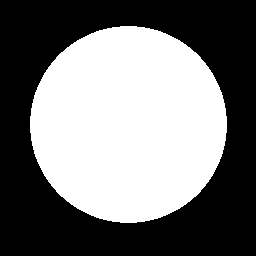
#> input picture disk.png, 256 x 256 px
$ jupyter execute --allow-errors matlab-to_python.ipynb   (older library calls are emulated)
#> lines starting #> are read from the running program, lines starting #| are printed output that depends on the picture; after the words box and inside, x2 and y2 are one past the last pixel; in counts of white or black regions, pixels touching at a corner belong together
[cell 1]
import cv2
import numpy as np
from matplotlib import pyplot as plt

##  Partie 1 : Echelle unique et inhibition

####  Calcul du Gradient avec un Noyau Gaussien

[cell 2]
import numpy as np
from scipy.ndimage import convolve

# [31 lines left out: functions scale_dependent_gradient, gaussian_derivative_kernels, not called in this run]

[cell 3]
def gradient_magnitude(gray_image, sigma=1.0):
    # Apply Gaussian smoothing
    blurred_image = cv2.GaussianBlur(gray_image, (0, 0), sigmaX=sigma)

    # Compute the x and y gradients using the Sobel operators
    gradient_x = cv2.Sobel(blurred_image, cv2.CV_64F, 1, 0, ksize=3)
    gradient_y = cv2.Sobel(blurred_image, cv2.CV_64F, 0, 1, ksize=3)

    # Compute the gradient magnitude
    gradient_magnitude = np.sqrt(gradient_x**2 + gradient_y**2)

    # Normalize to [0, 1]
    gradient_magnitude /= np.max(gradient_magnitude)

    return gradient_magnitude

## filtre de Gabor a combiner avec l'approche caany modifier avec inhibtion

[cell 4]
def create_gaborfilter():
    # This function is designed to produce a set of GaborFilters
    # an even distribution of theta values equally distributed amongst pi rad / 180 degree

    filters = []
    num_filters = 55
    ksize = 15  # The local area to evaluate
    sigma = 1.0  # Larger Values produce more edges
    lambd = 10.0
    gamma = 0.5
    psi = 0  # Offset value - lower generates cleaner results
    for theta in np.arange(0, np.pi, np.pi / num_filters):  # Theta is the orientation for edge detection
        kern = cv2.getGaborKernel((ksize, ksize), sigma, theta, lambd, gamma, psi, ktype=cv2.CV_64F)
        kern /= 1.0 * kern.sum()  # Brightness normalization
        filters.append(kern)
    return filters


def apply_filter(img, filters):
# This general function is designed to apply filters to our image

    # First create a numpy array the same size as our input image
    newimage = np.zeros_like(img)

    # Starting with a blank image, we loop through the images and apply our Gabor Filter
    # On each iteration, we take the highest value (super impose), until we have the max value across all filters
    # The final image is returned
    depth = -1 # remain depth same as original image

    for kern in filters:  # Loop through the kernels in our GaborFilter
        image_filter = cv2.filter2D(img, depth, kern)  #Apply filter to image

        # Using Numpy.maximum to compare our filter and cumulative image, taking the higher value (max)
        np.maximum(newimage, image_filter, newimage)
    return newimage

[cell 5]
import cv2
import matplotlib.pyplot as plt

# Read the image
image = cv2.imread('disk.png', cv2.IMREAD_UNCHANGED)
#> image: shape (256, 256); 46.4% white; 1 white region, box (x1, y1, x2, y2) and area: (30, 26, 227, 223) 30405

if image is None:
    print("Error: Unable to read the image.")
else:
    # Convert to float
    image = image.astype(float)

    # Normalize the image values to be between 0 and 1
    image_normalized = (image - image.min()) / (image.max() - image.min())

    # Display the normalized image
    plt.imshow(image_normalized, cmap='gray')
    plt.title('Normalized Image')
    plt.show()

[cell 6]
## adding noise to the image

noise = np.random.normal(0, 1, image_normalized.shape)
image_noisy = (1-0.05)*image_normalized + 0.05*noise

plt.imshow(image_noisy, cmap='gray')
plt.title('Magnitude du Gradient M_sigma')
plt.show()

[cell 7]
# We create our gabor filters, and then apply them to our image
gfilters = create_gaborfilter()
image_g = apply_filter(image_normalized, gfilters)

# Afficher le gradient
plt.imshow(image_g, cmap='gray')
plt.title('Magnitude du Gradient M_sigma')
plt.show()

[cell 8]
# Partie 1 : Echelle unique et inhibition
# Calcul du Gradient avec un Noyau Gaussien
# paramètre
sigma = 1

M_sigma = gradient_magnitude(image_normalized, sigma)
#> in gradient_magnitude, `gradient_magnitude /= np.max(gradient_magnitude)`:
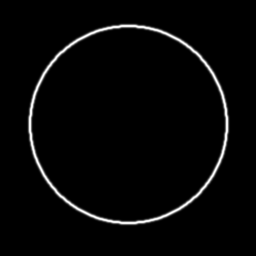
#> gradient_magnitude: shape (256, 256) float64; min 0, max 1, mean 0.0281

# Afficher le gradient
plt.imshow(M_sigma, cmap='gray')
plt.title('Magnitude du Gradient M_sigma')
plt.show()

#### Inhibition des Contours Environnants

[cell 9]
def difference_of_gaussians(sigma):
    # Taille du noyau (un multiple de sigma)
#> called with sigma = 1
    sz = int(np.ceil(sigma * 3) * 2 + 1)
#> sz = 7

    # Création de la grille de coordonnées
    X, Y = np.meshgrid(np.arange(-sz/2, sz/2 + 1), np.arange(-sz/2, sz/2 + 1))

    # Calcul des deux gaussiennes
    G1 = np.exp(-(X**2 + Y**2) / (2 * (sigma * 4)**2))
    G2 = np.exp(-(X**2 + Y**2) / (2 * sigma**2))

    # Difference of Gaussians
    dog = np.maximum(G1 / (2 * np.pi * (sigma * 4)**2) - G2 / (2 * np.pi * sigma**2), 0)

    return dog

def normalization_term(sigma):
    # Calcul du DoG
    dog = difference_of_gaussians(sigma)

    # Calcul du terme de normalisation
    w_sigma = dog / np.sum(dog**2)

    return w_sigma

def suppression_term(M_sigma, sigma):
    # Calcul du DoG
    w_sigma = normalization_term(sigma)

    # Convolution du DoG avec la magnitude du gradient
    t_sigma = convolve(M_sigma, w_sigma, mode='nearest')

    return t_sigma

def contour_inhibition(M_sigma, sigma, alpha):
    # Calcul du terme de suppression
    t_sigma = suppression_term(M_sigma, sigma)

    # Supprimer les valeurs négatives
    t_sigma = np.maximum(t_sigma, 0)

    # Inhibition de contour
    c_sigma = M_sigma - alpha * t_sigma

    # Supprimer les valeurs négatives
    c_sigma = np.maximum(c_sigma, 0)

    return c_sigma

[cell 10]
# paramètre
alpha = 0.001


c_sigma = contour_inhibition(M_sigma  , sigma , alpha)


# Afficher l'inhibition
plt.imshow(c_sigma, cmap='gray')
plt.title('Inhibition de Contour c_sigma')
plt.show()

## Methode Rosin

[cell 11]
import numpy as np
from scipy.ndimage import gaussian_filter1d

def doubleRosinThr(originalImage, precission=0.01, gaussianSigma=1):
    # Validate Arguments

    assert (precission > 0), 'Error: Precision must be a positive value.'

    binsNumber = round(1 / precission)
    assert (binsNumber > 10), 'Error: Wrong (too coarse) precision.'

    assert (gaussianSigma >= 0), 'Error: GaussianSigma must be a non-negative value.'

    # Preprocessing
    originalImage = originalImage.astype(np.float64)
    if np.max(originalImage) > 1.001:
        factor = 255
        originalImage = originalImage / 255
    else:
        factor = 1

    ## show histogramme
    # Afficher le résultat final


    # Processing: Histogram
    histogram, _ = np.histogram(originalImage.flatten(), bins=binsNumber)
    # Afficher le résultat final
    histogram[0] = histogram[1]


    if gaussianSigma > 0:
        histogram = gaussian_filter1d(histogram.astype(float), gaussianSigma)


    # Processing: Finding the peak (histPeak)
    histPeak = np.argmax(histogram)

    # Handling single peak or multiple peaks
    if histogram[histPeak] < 0.10 * histogram[0]:
        histPeak = np.argmax(histogram)

    # Processing: Finding the max (histEnd)
    histEnd = len(histogram) - 1
    while histogram[histEnd] == 0 and histogram[histEnd - 1] == 0 and histEnd > 1:
        histEnd -= 1
    if histEnd == 1:
        raise ValueError('Error: The histogram was empty or the image was 0-valued.')

    # Processing: Finding the high THR
    highThr = histPeak + getMaxDist(histogram[histPeak:histEnd]) - 1

    # Processing: Finding the low THR
    lowThr = histPeak + getMaxDist(histogram[histPeak:highThr]) - 1

    # Output formatting
    perc = np.array([lowThr, highThr]) / binsNumber
    doubleThr = perc * factor

    return doubleThr


def getMaxDist(funcValues):
    x = 0
    y = len(funcValues) - 1

    hx = funcValues[x]
    hy = funcValues[y]

    # Checking if the denominator is zero to avoid division by zero
    if y - x == 0:
        return x

    # Defining the line
    a = (hy - hx) / (y - x)
    b = hx - (x * a)

    distances = np.zeros_like(funcValues)
    maxDistance = -1
    furthersPos = x

    for z in range(x, y + 1):
        hz = funcValues[z]
        dist = np.abs(a * z - hz + b) / np.sqrt(a ** 2 + 1)
        distances[z] = dist
        if dist > maxDistance:
            maxDistance = dist
            furthersPos = z

    return furthersPos

#### Seuillage par hystérésie et suppression des non-maxima

[cell 12]
def get_neighbors(grad_angle, i, j):
    # Determine the neighbors based on the gradient angle

    # Convert angle to degrees
    angle1 = grad_angle * 180.0 / np.pi

    # Make sure the angle is positive
    angle1 = angle1 % 180

    # Quantize the angle to one of four directions: 0, 45, 90, 135 degrees
    quantized_angle = (round(angle1 / 45) * 45) % 180

    # Determine neighboring pixels based on the quantized angle
    if quantized_angle == 0:
        neighbors = [(i, j - 1), (i, j + 1)]
    elif quantized_angle == 45:
        neighbors = [(i - 1, j - 1), (i + 1, j + 1)]
    elif quantized_angle == 90:
        neighbors = [(i - 1, j), (i + 1, j)]
    elif quantized_angle == 135:
        neighbors = [(i - 1, j + 1), (i + 1, j - 1)]
    else:
        raise ValueError("Invalid quantized angle")

    return neighbors[0], neighbors[1]

[cell 13]
from skimage import img_as_float

# [15 lines left out: function find_neighbors, not called in this run]

def supp_non_max(c_sigma):
    # Calcul du gradient
    Fx, Fy = np.gradient(img_as_float(c_sigma))
    angle =  np.pi/2 - np.arctan2(Fy, Fx)


    # Suppression des non-maximas
    non_max_suppressed = np.zeros_like(c_sigma)
#> non_max_suppressed: shape (256, 256) float64; every value is 0
    for i in range(0, angle.shape[0]-1):
        for j in range(0, angle.shape[1]-1):

            if  (angle[i,j] >= 3.14) :
                angle[i,j] = angle[i,j] - np.pi


            # Trouver les voisins dans la direction du gradient
            neighb1, neighb2 = get_neighbors(angle[i, j], i, j)

            # Suppression des non-maxima
            if c_sigma[i, j] >= c_sigma[neighb1] and c_sigma[i, j] >= c_sigma[neighb2]:
                non_max_suppressed[i, j] = c_sigma[i, j]
#> this loop made 255 passes
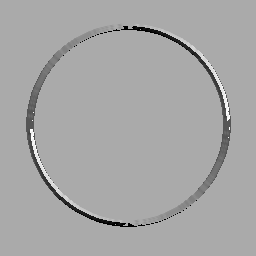
#> angle: shape (256, 256) float64; min -1.57, max 3.14, mean 1.51; drawn with min black and max white
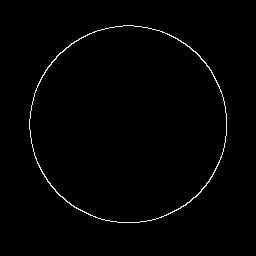
#> non_max_suppressed: shape (256, 256) float64; min 0, max 0.955, mean 0.0101

    seuils = doubleRosinThr(non_max_suppressed,0.01 , 1)

    return non_max_suppressed , seuils

def seuil_hyst(c_sigma):
    # Suppression des non-maximas
    non_max_suppressed  ,s = supp_non_max(c_sigma)

    seuil_bas = s[0]
    seuil_haut = s[1]

    b_sigma = np.zeros_like(c_sigma)
    b_sigma[non_max_suppressed >= seuil_haut] = 1

    # Propagation des pixels forts aux faibles
    for i in range(1, c_sigma.shape[0]-1):
        for j in range(1, c_sigma.shape[1]-1):
            if non_max_suppressed[i, j] >= seuil_bas:
                if np.any(b_sigma[i-1:i+2, j-1:j+2] == 1):
                    b_sigma[i, j] = 1


    return b_sigma

[cell 14]
non_max ,s = supp_non_max(c_sigma)


s
#> Out = [0.94, 0.96]

[cell 15]
c_sigma2 = seuil_hyst(c_sigma)


# Afficher le résultat final
plt.imshow(c_sigma2, cmap='gray')
plt.title('SSCD_sigma')
plt.show()

## Partie 2 : Echelle multiple et Canny

[cell 16]
def SingleScaleContourDetector(image , sigma , alpha):
    # Calcul du Gradient avec un Noyau Gaussien
    M_sigma = gradient_magnitude(image, sigma)
    # Afficher le résultat final

    c_sigma = contour_inhibition(M_sigma, sigma, alpha)


    ## normalise image

    c_sigma_normal = (c_sigma- c_sigma.min()) / (c_sigma.max() - c_sigma.min())
    # Seuillage hystérésique et suppression des non-maxima
    # Afficher le résultat final
    c_non_max  = supp_non_max(c_sigma)
#> in supp_non_max (call 3), `Fx, Fy = np.gradient(img_as_float(c_sigma))`:
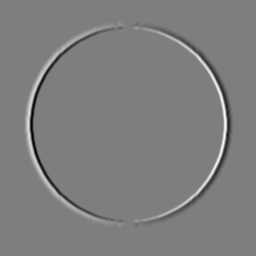
#> Fy: shape (256, 256) float64; min -0.37, max 0.375, mean -1.89e-19; drawn with min black and max white
#> in supp_non_max (call 3), `angle =  np.pi/2 - np.arctan2(Fy, Fx)`:
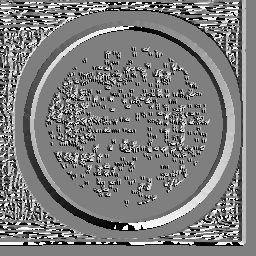
#> angle: shape (256, 256) float64; min -1.57, max 4.71, mean 1.5; drawn with min black and max white
#> after the loop in supp_non_max (call 3), `for i in range(0, angle.shape[0]-1):`:
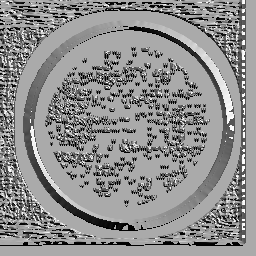
#> angle: shape (256, 256) float64; 14.24% of pixels changed, all inside (x1, y1, x2, y2) = (0, 0, 246, 245); drawn with min black and max white
#> after the loop in supp_non_max (call 3), `for i in range(0, angle.shape[0]-1):`:
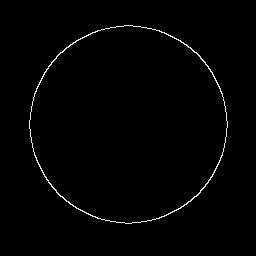
#> non_max_suppressed: shape (256, 256) float64; min 0, max 0.928, mean 0.0101

    print('--------')
    print(s[0]
          )
    print(s[1])

    SSCD = seuil_hyst(c_sigma_normal)

    return SSCD

#> (a cell that did not finish here is left out)

[cell 18]
# [11 lines left out: function dilat_morph, not called in this run]

[cell 19]
import numpy as np
import numpy as np

# [31 lines left out: function doubling_and_ticking_operator, not called in this run]

[cell 20]
def decim_im(image, N):
    im_decimee = cv2.resize(image, None, fx=1/2**(N-1), fy=1/2**(N-1), interpolation=cv2.INTER_CUBIC).astype(np.float32)
    return im_decimee

[cell 21]
import cv2
import numpy as np
from matplotlib import pyplot as plt

# Détection des Contours à l'Échelle Originale avec Canny sigma = 1 et 2
# Seuils à ajuster en fonction de l'image qu'on met en entrée

alpha = 0.001

# Canny edge detection for sigma = 1
#> (the rest of this cell did not finish here and is left out)

# Canny edge detection for sigma = 2
k = 2
b2_decimated = decim_im(image_g, k)

b2 = SingleScaleContourDetector(b2_decimated, 1 , alpha )

# Afficher les résultats
plt.imshow(b1, cmap='gray')
plt.title('b1')
plt.show()


plt.imshow(b2_decimated , cmap='gray')
plt.title('b2_decimated')
plt.show()


plt.imshow(b2 , cmap='gray')
plt.title('b2-decimated edge')
plt.show()

dto2 =dilat_morph(b2)

# Affichage du DTO
plt.imshow(dto2, cmap='gray')
plt.title('DTO')
plt.show()


# Convert b1 to the same data type as dto
b1 = b1.astype(np.uint8)

# Superposition visuelle de b1 et DTO
superposition_visuelle = cv2.bitwise_or(b1 , dto2)

plt.imshow(superposition_visuelle, cmap='gray')
plt.title('Superposition Visuelle de b1 et DTO')
plt.show()

# Opération logique AND entre b1 et DTO
b1_and_dto = cv2.bitwise_and(b1, dto2)
combined_image = np.where(b1 == 0, dto2, b1)

plt.imshow(b1_and_dto, cmap='gray')
plt.title('b1 AND DTO')
plt.show()

plt.imshow(combined_image, cmap='gray')
plt.title('b1 filled by dto')
plt.show()

##  Partie 3 : Echelle multiple et inhibition

[cell 22]
# Paramètres
N = 6  # Nombre d'échelles
alpha =0.001

# Tableau de matrices et calcul des images à plusieurs échelles
images_decimees = [None] * N
images_decimees[0] = image_normalized

for n in range(2, N + 1):
    images_decimees[n-1] = decim_im(image_normalized,  n)
#> this loop made 5 passes
#> pass 1, in decim_im, `im_decimee = cv2.resize(image, None, fx=1/2**(N-1), fy=1/2**(N-1), int..`:
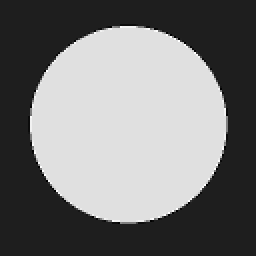
#> im_decimee: shape (128, 128) float32 (shown 2 times larger); min -0.158, max 1.16, mean 0.464; drawn with min black and max white


# Détection de contours à chaque échelle
contours_binaires = [None] * N

#> (the rest of this cell did not finish here and is left out)

[cell 23]
for n in range(N-2, -1, -1):
    plt.imshow(images_decimees[n], cmap='gray')
    plt.title('image decimee  : ' + str(n+1))
    plt.show()
#> this loop made 5 passes
#> pass 1, `plt.show()`:
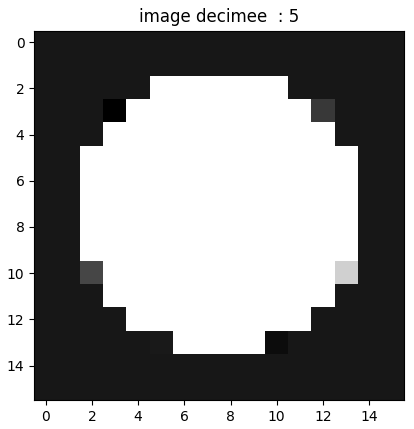
#> figure drawn by matplotlib, 1 panel

[cell 24]
b = SingleScaleContourDetector(images_decimees[4], 1  , alpha)
#| 0.94
#| 0.96

plt.imshow(b, cmap='gray')
plt.title('image decimee  : ' + str(n+1))
plt.show()
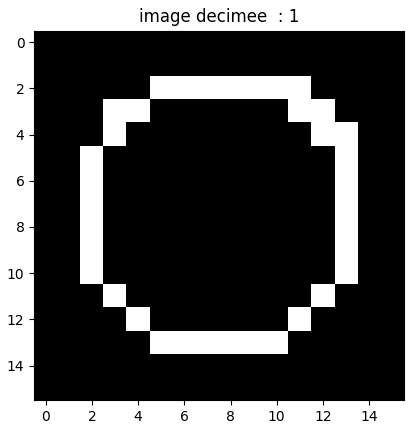
#> figure drawn by matplotlib, 1 panel
